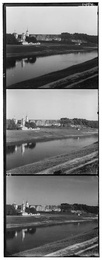
%> input picture Project-1/data/prokudin-gorskii/00125v.jpg, 102 x 260 px, shrunk from 400 x 1024 before the run
$ octave --eval "result = detectBlobsScaleFilter(imread('../../../Project-1/data/prokudin-gorskii/00125v.jpg'));"   (GNU Octave 9; MATLAB toolbox functions it lacks are replaced by stand-ins)
%> lines starting %> are read from the running program, lines starting %| are printed output that depends on the picture
function blobs = detectBlobsScaleFilter(im)
% % DETECTBLOBS detects blobs in an image
% %   BLOBS = DETECTBLOBSSCALEFILTER(IM, PARAM) detects multi-scale blobs in IM.
% %   The method uses the Laplacian of Gaussian filter to find blobs across
% %   scale space. This version of the code scales the filter and keeps the
% %   image same which is slow for big filters.
% %
% % Input:
% %   IM - input image
% %
% % Ouput:
% %   BLOBS - n x 4 array with blob in each row in (x, y, radius, score)
% %
% % This code is part of:
% %
% %   CMPSCI 670: Computer Vision, Fall 2014
% %   University of Massachusetts, Amherst
% %   Instructor: Subhransu Maji
% %
% %   Homework 3: Blob detector
%
%
% % Dummy - returns a blob at the center of the image
%
%
%Convert to grayscale and double
im=rgb2gray(im);
%> im is the input picture: size 260x102 uint8; min 0, max 255, mean 123.9
im=im2double(im);
%> im: size 260x102 double

%Specify sigma, n, k and initialize scalespace
sigma=2.5;
k=sqrt(2);
sigma_final = k.^12;
n = ceil((log(sigma_final) - log(sigma))/log(k));
[h,w]=size(im);
%> h = 260; w = 102
scalespace=zeros(h,w,n);

%Create LoG filters of varying sizes and filter the image of constant size
for i=1:n
    sigma_i=sigma*k^(i-1);
    filter_size=2*ceil(3*sigma_i)+1;% Ensures size is always odd
    LoG=sigma_i^2*fspecial('log',filter_size,sigma_i);%Normalized LoG filter
    im_filt=imfilter(im,LoG,'same','replicate');
    im_filt=im_filt.^2;
    scalespace(:,:,i)=im_filt;
end
%> this loop made 10 passes
%> pass 1, in detectBlobsScaleFilter, `im_filt=imfilter(im,LoG,'same','replicate');`:
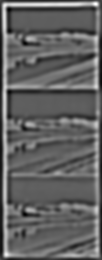
%> im_filt: size 260x102 double; min -0.248, max 0.419, mean 0.00974; drawn with min black and max white
%> pass 1, in detectBlobsScaleFilter, `im_filt=im_filt.^2;`:
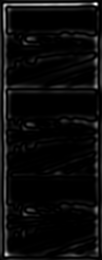
%> im_filt: size 260x102 double; min 1.58e-12, max 0.175, mean 0.00752; drawn with min black and max white
%> pass 2, in detectBlobsScaleFilter, `im_filt=imfilter(im,LoG,'same','replicate');`:
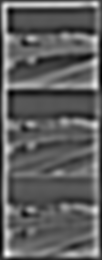
%> im_filt: size 260x102 double; min -0.202, max 0.38, mean 0.0175; drawn with min black and max white
%> pass 2, in detectBlobsScaleFilter, `im_filt=im_filt.^2;`:
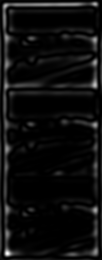
%> im_filt: size 260x102 double; min 5.52e-12, max 0.144, mean 0.00777; drawn with min black and max white

%Non-maximum Supression for each scale-space slice
supp_size=3;
supp_space=zeros(h,w,n);
for i =1:n
    supp_space(:,:,i)=ordfilt2(scalespace(:,:,i),9,ones(supp_size));
end
%Non-maximum supression between scales and threshold
for i=1:n
    supp_space(:,:,i) = max(supp_space(:,:,max(i-1,1):min(i+1,n)),[],3);
end
supp_space = supp_space .* (supp_space == scalespace);


%Create blobs
r = [];
c = [];
rad = [];
val = [];
for i=1:n
    %Set threshold
    [rows, cols,value] = find(supp_space(:,:,i).*(supp_space(:,:,i)>= 0.005));
    numblobs = length(rows);
    if(numblobs >0)
        %Get values
        radii =  sigma * k^(i-1) * sqrt(2);
        radii = repmat(radii, numblobs, 1);
        r = [r; rows];
        c = [c; cols];
        val = [val;value];
        rad = [rad; radii];
    end
end
%> this loop made 10 passes
%> (rows, cols, value, numblobs, radii) on passes 6, 7, 9: ([51; 241; 106; 197; 106; 106; 105], [17; 19; 47; 47; 52; 56; 102], [0.0983; 0.113; 0.0589; 0.0136; 0.0576; 0.0575; 0.0158], 7, [20; 20; 20; 20; 20; 20; 20]), ([59; 152; 237; 232; 68; 161], [23; 23; 25; 78; 79; 80], [0.102; 0.0561; 0.114; 0.101; 0.11; 0.0401], 6, [28.28; 28.28; 28.28; 28.28; 28.28; 28.28]), ([60; 212], [51; 54], [0.124; 0.143], 2, [56.57; 56.57])
%> (rows, cols, numblobs, radii) on pass 4: ([84; 250; 26; 98; 200; 69; 83; 64; 63; 197; 43; 171], [11; 12; 19; 21; 22; 25; 37; 49; 52; 77; 91; 92], 12, [10; 10; 10; 10; 10; 10; 10; 10; 10; 10; 10; 10])
%> after the loop, c = 279 values, max 102 at index 175, min 1 at index 1, mean 50.46; r = 279 values, max 260 at index 47, min 1 at index 46, mean 125.5; rad = 279 values from 3.54 to 56.57; val = 279 values, max 0.175 at index 158, min 0.00537 at index 264, mean 0.0374

blobs = [c,r,rad,val];
%> blobs = 279 rows, first 8: [1 3 3.54 0.00815; 1 45 3.54 0.0407; 1 62 3.54 0.0446; 1 76 3.54 0.0368; 1 85 3.54 0.0387; 1 126 3.54 0.0324; 1 150 3.54 0.0428; 1 165 3.54 0.039]
%> `result = detectBlobsScaleFilter(imread('../../../Project-1/data/prokud..`: result has the same summary as blobs in detectBlobsScaleFilter

$ run again, on Project-1/data/prokudin-gorskii/00351v.jpg
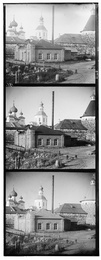
%> input picture Project-1/data/prokudin-gorskii/00351v.jpg, 101 x 260 px, shrunk from 396 x 1024 before the run
%> in detectBlobsScaleFilter, im is the input picture: size 260x101 uint8; min 0, max 255, mean 146.6
%> im: size 260x101 double
%> the loop in detectBlobsScaleFilter, `for i=1:n` made 10 passes
%> pass 1, in detectBlobsScaleFilter, `im_filt=imfilter(im,LoG,'same','replicate');`:
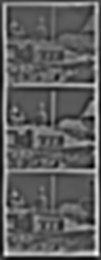
%> im_filt: size 260x101 double; min -0.245, max 0.435, mean 0.0106; drawn with min black and max white
%> pass 2, in detectBlobsScaleFilter, `im_filt=im_filt.^2;`:
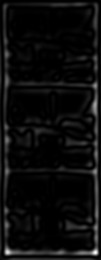
%> im_filt: size 260x101 double; min 2.44e-14, max 0.198, mean 0.00949; drawn with min black and max white
%> the loop in detectBlobsScaleFilter, `for i=1:n` made 10 passes
%> (rows, cols, value, numblobs, radii) on passes 6 to 7: ([164; 76; 28; 107; 196; 195; 107], [17; 18; 38; 41; 44; 56; 63], [0.0658; 0.104; 0.0123; 0.0567; 0.0311; 0.0284; 0.0603], 7, [20; 20; 20; 20; 20; 20; 20]), ([156; 71; 66; 148; 237], [24; 25; 73; 75; 77], [0.0619; 0.0928; 0.0577; 0.0665; 0.0955], 5, [28.28; 28.28; 28.28; 28.28; 28.28])
%> after the loop in detectBlobsScaleFilter, `for i=1:n`: c = 344 values, max 101 at index 225, min 1 at index 1, mean 51.51; r = 344 values, max 259 at index 47, min 1 at index 29, mean 133; rad = 344 values from 3.54 to 80; val = 344 values, max 0.198 at index 287, min 0.00511 at index 291, mean 0.0342
%> blobs = 344 rows, first 8: [1 14 3.54 0.015; 1 56 3.54 0.0373; 1 67 3.54 0.0368; 1 80 3.54 0.0453; 1 141 3.54 0.0415; 1 171 3.54 0.0418; 1 211 3.54 0.0311; 1 226 3.54 0.0357]
%> result has the same summary as blobs in detectBlobsScaleFilter
